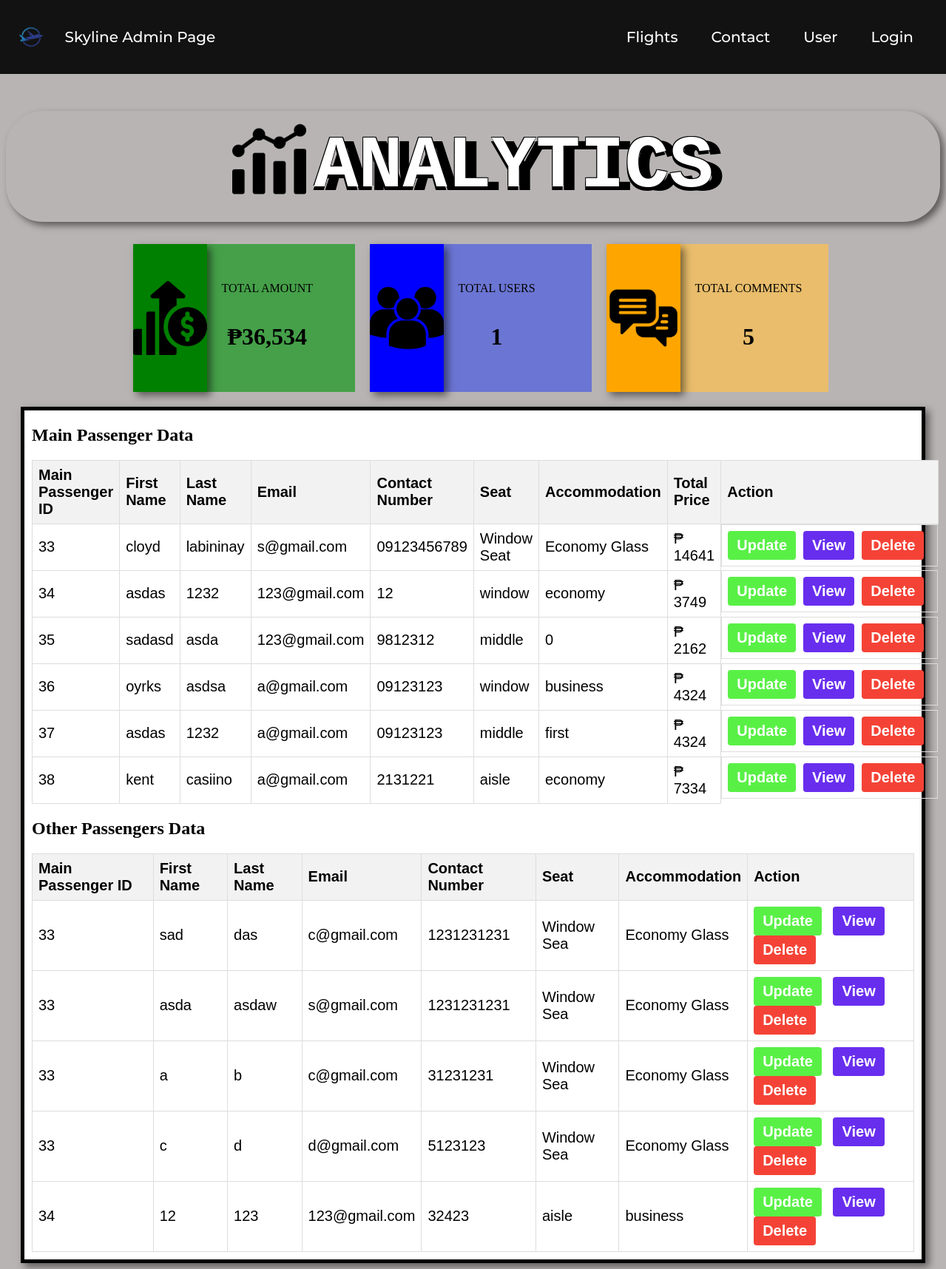
The app's page /admin.php with its own data.
### tables this page shows
CREATE TABLE `main_passengers` (
  `MainPassenger` int(10) NOT NULL,
  `first_name` varchar(255) DEFAULT NULL,
  `last_name` varchar(255) DEFAULT NULL,
  `email` varchar(255) DEFAULT NULL,
  `contact_number` varchar(20) DEFAULT NULL,
  `dob` date DEFAULT NULL,
  `seat` varchar(20) DEFAULT NULL,
  `accommodation` varchar(20) DEFAULT NULL,
  `ticket_price` decimal(50,0) NOT NULL,
  `total_price` decimal(50,0) NOT NULL
);

CREATE TABLE `other_passengers` (
  `id` int(11) NOT NULL,
  `MainPassenger` int(10) NOT NULL,
  `first_name` varchar(255) DEFAULT NULL,
  `last_name` varchar(255) DEFAULT NULL,
  `email` varchar(255) DEFAULT NULL,
  `contact_number` varchar(20) DEFAULT NULL,
  `dob` date DEFAULT NULL,
  `seat` varchar(10) DEFAULT NULL,
  `accommodation` varchar(255) DEFAULT NULL,
  `ticket_price` int(100) NOT NULL
);

### admin.php (the view, shortened to what this page needs)
<!DOCTYPE html>
<html lang="en">
<head>
    <link rel="stylesheet" href="./css/admin_dasboard.css">
</head>
<body>
<header class="header1">
    <div class="logo">
        <img src="./assets/images/logo.jpg" alt="Airline Logo">
        <div class="title">
            <h1>Skyline Admin Page</h1>
        </div>
    </div>
    <nav>
        <ul>
            <li><a href="./admin_ui/admin_flights.php">Flights</a></li>
            <li><a href="./admin_ui/admin_contact.php">Contact</a></li>
            <li><a href="./admin_ui/admin_user.php">User</a></li>
            <?php
            if(isset($_SESSION['username'])) {
                echo '<div class="dropdown">';
                echo '<button class="dropbtn">Hello, ' . $_SESSION['username'] . '</button>';
                echo '<div class="dropdown-content">';
                echo '<a href="logout.php" class="logout">Logout</a>';
                echo '</div>';
                echo '</div>';
            } else {
                echo '<li><a href="login.php">Login</a></li>';
            }
            ?>
        </ul>
    </nav>
</header>
<main>
<div class="analytics">
    <img class="anal-logo" src="/assets/images/data-analytics.png" alt="">
    <h1 class="h1-anal">ANALYTICS</h1>
</div>
<div>
    <?php
    include './config/database.php';
    $query = "SELECT SUM(total_price) AS total_amount FROM main_passengers";
    $result = mysqli_query($conn, $query);
    if ($result) {
        $row = mysqli_fetch_assoc($result);
        $total_amount = $row['total_amount'];
    } else {
        $total_amount = 0;
    }
    $query = "SELECT COUNT(reg_id) AS total_users FROM logindata";
    $result = mysqli_query($conn, $query);
    if ($result) {
        $row = mysqli_fetch_assoc($result);
        $total_users = $row['total_users'];
    } else {
        $total_users = 0;
    }
    $query = "SELECT COUNT(contact_id) AS total_comments FROM contact_information";
        $result = mysqli_query($conn, $query);
        if ($result) {
            $row = mysqli_fetch_assoc($result);
            $total_comments = $row['total_comments'];
        } else {
            $total_comments = 0;
}
?>
    <div class="flex-analy">
        <div class="analy1">
            <div class="in1">
                <img style="width: 100px; height: 100px;" src="/assets/images/profit.png" alt="">
            </div>
            <div class="amount">
                <p>TOTAL AMOUNT</p>
                <h1><?php echo '₱' . number_format($total_amount, 0, '.', ','); ?></h1>
            </div>
        </div>
        <div class="analy2">
            <div class="in2">
                <img style="width: 100px; height: 100px;" src="/assets/images/multiple-users-silhouette.png" alt="">
            </div>
            <div class="total">
                <p>TOTAL USERS</p>
                <h1><?php echo number_format($total_users, 0, '.', ','); ?></h1>
            </div>
        </div>
        <div class="analy3">
            <div class="in3">
                <img style="width: 100px; height: 100px;" src="/assets/images/chat.png" alt="">
            </div>
            <div class="comments">
                <p>TOTAL COMMENTS</p>
                <h1><?php echo $total_comments; ?></h1>
            </div>
        </div>
    </div>
</div>
<div class="main-container">
    <?php
    include './config/database.php';
    $stmt_get_main_passenger = $conn->prepare("SELECT * FROM main_passengers");
    $stmt_get_main_passenger->execute();
    $result_main_passenger = $stmt_get_main_passenger->get_result();
    echo "<h2>Main Passenger Data</h2>";
    if ($result_main_passenger->num_rows === 0) {
        echo "<p>No booked Customer</p>";
    } else {
        echo "<table>";
        echo "<tr><th>Main Passenger ID</th><th>First Name</th><th>Last Name</th><th>Email</th><th>Contact Number</th><th>Seat</th><th>Accommodation</th><th>Total Price</th><th>Action</th></tr>";
        while ($main_passenger_data = $result_main_passenger->fetch_assoc()) {
            echo "<tr>";
            echo "<td>" . $main_passenger_data['MainPassenger'] . "</td>";
            echo "<td>" . $main_passenger_data['first_name'] . "</td>";
            echo "<td>" . $main_passenger_data['last_name'] . "</td>";
            echo "<td>" . $main_passenger_data['email'] . "</td>";
            echo "<td>" . $main_passenger_data['contact_number'] . "</td>";
            echo "<td>" . $main_passenger_data['seat'] . "</td>";
            echo "<td>" . $main_passenger_data['accommodation'] . "</td>";
            echo "<td>₱ " . $main_passenger_data['total_price'] . "</td>";
            echo "<td class='btn-td'><button class='btn update-btn'>Update</button> <button class='btn view-btn'>View</button>";
            echo "<button class='btn delete-btn'>Delete</button></td>";
            echo "</tr>";
        }
        echo "</table>";
    }
    $stmt_get_other_passengers = $conn->prepare("SELECT * FROM other_passengers");
    $stmt_get_other_passengers->execute();
    $result_other_passengers = $stmt_get_other_passengers->get_result();
    echo "<h2>Other Passengers Data</h2>";
    if ($result_other_passengers->num_rows === 0) {
        echo "<p>No booked Customer</p>";
    } else {
        echo "<table>";
        echo "<tr><th>Main Passenger ID</th><th>First Name</th><th>Last Name</th><th>Email</th><th>Contact Number</th><th>Seat</th><th>Accommodation</th><th>Action</th></tr>";
        while ($row = $result_other_passengers->fetch_assoc()) {
            echo "<tr>";
            echo "<td>" . $row['MainPassenger'] . "</td>";
            echo "<td>" . $row['first_name'] . "</td>";
            echo "<td>" . $row['last_name'] . "</td>";
            echo "<td>" . $row['email'] . "</td>";
            echo "<td>" . $row['contact_number'] . "</td>";
            echo "<td>" . $row['seat'] . "</td>";
            echo "<td>" . $row['accommodation'] . "</td>";
            echo "<td><button class='btn update-btn'>Update</button> <button class='btn view-btn'>View</button>";
            echo "<button class='btn delete-btn'>Delete</button></td>";
            echo "</tr>";
        }
        echo "</table>";
    }
    ?>
</div>
</main>
</body>
</html>

### css/admin_dasboard.css (style rules this page uses)
body { background-color: #b9b4b4; }
.header1 { position: fixed; left: 0; right: 0; top: 0; height: 100px; z-index: 999; box-sizing: border-box; display: flex; align-items: center; justify-content: space-between; background-color: rgba(0, 0, 0, 0.9); box-sizing: border-box; margin: 0; }
.analytics { display: flex; flex-direction: row; align-items: center; justify-content: center; border-radius: 50px; text-align: center; margin-top: 150px; margin-bottom: 30px; height: 150px; font-size: 50px; color: white; box-shadow: 5px 5px 10px rgba(0, 0, 0, 0.5); }
.anal-logo { height:100px; width: 100px; margin-right: 10px; margin-top: -20px; }
.h1-anal { cursor: pointer; font-family: monospace; text-shadow: -1px -1px 0 #000, 1px -1px 0 #000, -1px 5px 0 #000, 15px 5px 0 #000; }
.flex-analy { display: flex; flex-direction: row; flex: 2fr 2fr 2fr; justify-content: center; margin-bottom: 20px; }
.analy1, .analy2, .analy3 { background-color: #da190b; height: 200px; width: 300px; margin-left: 20px; display: flex; flex-direction: row; flex: 1fr 1fr; }
.analy1 { background-color: #45a049; }
.analy2 { background-color: rgb(107, 117, 211); }
.analy3 { background-color: rgb(233, 189, 107); }
.in1 { background-color: green; margin-right: 20px; display: flex; align-items: center; box-shadow: 5px 5px 10px rgba(0, 0, 0, 0.5); }
.in2 { background-color: blue; margin-right: 20px; display: flex; align-items: center; box-shadow: 5px 5px 10px rgba(0, 0, 0, 0.5); }
.in3 { background-color: orange; margin-right: 20px; display: flex; align-items: center; box-shadow: 5px 5px 10px rgba(0, 0, 0, 0.5); }
.amount, .total, .comments { display: flex; flex-direction: column; justify-content: center; align-items: center; }
table { border-collapse: collapse; width: 100%; margin-top: 20px; }
th, td { border: 1px solid #ddd; padding: 8px; font-size: 20px; text-align: left; font-family: sans-serif; }
td.btn-td { display: flex; flex-direction: row; flex: 1fr 1fr 1fr; }
th { background-color: #f2f2f2; }
.btn { color: white; padding: 8px 12px; border: none; border-radius: 4px; cursor: pointer; margin-right: 10px; }
.update-btn { font-family: 'Franklin Gothic Medium', 'Arial Narrow', Arial, sans-serif; font-weight: bold; font-size: 20px; background-color: #59f046; }
.view-btn { font-family: 'Franklin Gothic Medium', 'Arial Narrow', Arial, sans-serif; font-weight: bold; font-size: 20px; background-color: #682eee; }
.delete-btn { font-family: 'Franklin Gothic Medium', 'Arial Narrow', Arial, sans-serif; font-weight: bold; font-size: 20px; background-color: #f44336; }
.main-container { background-color: white; margin-left: 20px; margin-right: 20px; padding-left: 10px; padding-bottom: 10px; padding-right: 10px; border: solid black 5px; box-shadow: 5px 5px 10px rgba(0, 0, 0, 0.5); }
header { font-style: normal; display: flex; align-items: center; justify-content: space-between; background-color: rgba(0, 0, 0, 0.9); width: 100%; box-sizing: border-box; margin: 0; position: absolute; top: 0; left: 0; }
.logo { display: flex; align-items: center; padding-left: 10px; }
.logo img { height: 50px; margin-right: 15px; }
.title h1 { font-size: 26px; margin: 0; color: #fff; font-size: 20px; justify-content: left; width: 300px; font-family: 'Montserrat', sans-serif; font-weight: 500; }
nav { max-width: 1400px; width: 100%; padding: 2rem 1.5rem; display: flex; align-items: center; justify-content: space-between; font-family: 'Montserrat', sans-serif; font-weight: 500; }
nav ul { list-style-type: none; margin: 0; padding: 0; font-size: 16px; display: flex; margin-left: auto; }
nav ul li:not(:last-child) { margin-right: 5px; }
nav ul li a { font-size: 20px; color: white; text-decoration: none; font-weight: 500; padding: 10px 20px; border-radius: 5px; transition: background-color 0.3s; }

### records on screen
main_passengers: MainPassenger "33", first_name "cloyd", last_name "labininay", email "s@gmail.com", contact_number "09123456789", seat "Window Seat", accommodation "Economy Glass", total_price "14641"
main_passengers: MainPassenger "34", first_name "asdas", last_name "1232", email "123@gmail.com", contact_number "12", seat "window", accommodation "economy", total_price "3749"
main_passengers: MainPassenger "35", first_name "sadasd", last_name "asda", email "123@gmail.com", contact_number "9812312", seat "middle", accommodation "0", total_price "2162"
main_passengers: MainPassenger "36", first_name "oyrks", last_name "asdsa", email "a@gmail.com", contact_number "09123123", seat "window", accommodation "business", total_price "4324"
main_passengers: MainPassenger "37", first_name "asdas", last_name "1232", email "a@gmail.com", contact_number "09123123", seat "middle", accommodation "first", total_price "4324"
main_passengers: MainPassenger "38", first_name "kent", last_name "casiino", email "a@gmail.com", contact_number "2131221", seat "aisle", accommodation "economy", total_price "7334"
other_passengers: MainPassenger "33", first_name "sad", last_name "das", email "c@gmail.com", contact_number "1231231231", seat "Window Sea", accommodation "Economy Glass"
other_passengers: MainPassenger "33", first_name "asda", last_name "asdaw", email "s@gmail.com", contact_number "1231231231", seat "Window Sea", accommodation "Economy Glass"
other_passengers: MainPassenger "33", first_name "a", last_name "b", email "c@gmail.com", contact_number "31231231", seat "Window Sea", accommodation "Economy Glass"
other_passengers: MainPassenger "33", first_name "c", last_name "d", email "d@gmail.com", contact_number "5123123", seat "Window Sea", accommodation "Economy Glass"
other_passengers: MainPassenger "34", first_name "12", last_name "123", email "123@gmail.com", contact_number "32423", seat "aisle", accommodation "business"

### other values on screen
$total_amount "36,534"
$total_users "1"
$total_comments "5"
